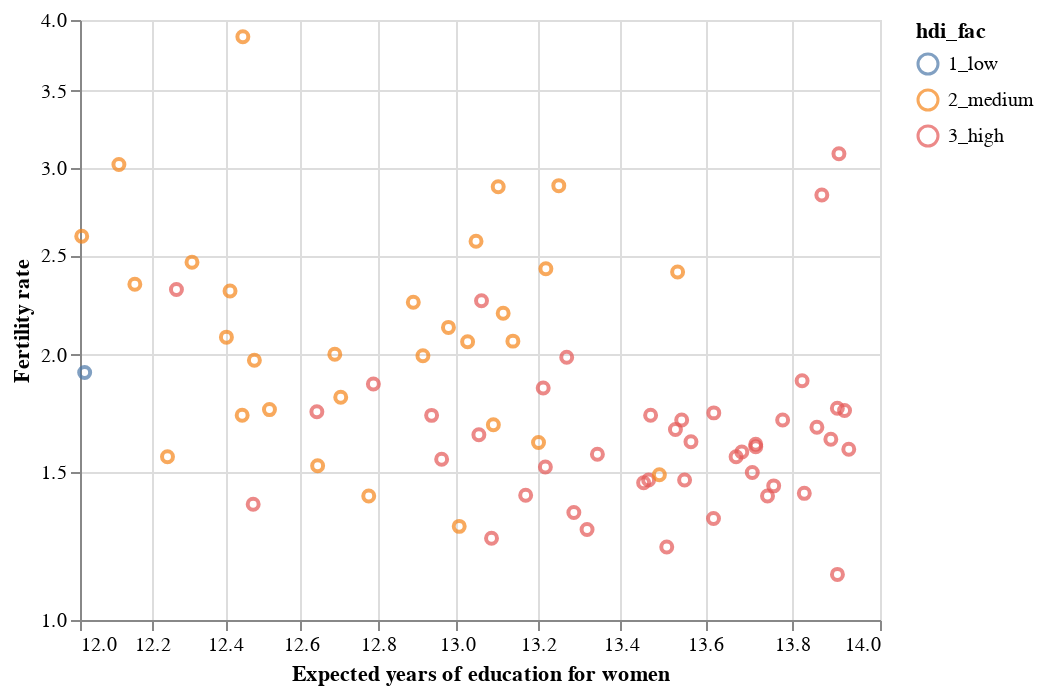

The code cell stored with this chart in its notebook:
### Markdown cell above
### Examining individual points

Often it can be helpful to graphically examine individual points. Especially so if you notice outliers. In this dataset there aren't any apparent outliers, but there are a few points that seem a little farther from the scatter than others, so we can practice on those.

Let's zoom in on the lower-right region of the scatterplot; the cell below applies an Altair filter transform to show only data for which expected education exceeds 12. 

Please be sure you've created `scatter_scaled` in Q0 (b) (ii) before running this cell.

### Code cell
# zoom in
scatter_highed = scatter_scaled.transform_filter(
    alt.FieldGTPredicate(field = 'educ_expected_yrs_f', gt = 12)
)

scatter_highed

### Figure 1 — Vega-Lite specification as saved in the notebook (floating-point values rounded to 4 significant figures; data arrays with more than 128 entries replaced by an {"elided": "..."} marker saying what was removed)
{"config": {"view": {"continuousWidth": 400, "continuousHeight": 300}}, "data": {"name": "data-b3c092442e4a4a8ffc723915aa716589"}, "mark": "point", "encoding": {"color": {"type": "nominal", "field": "hdi_fac"}, "x": {"type": "quantitative", "field": "educ_expected_yrs_f", "scale": {"exponent": 2.5, "type": "pow", "zero": false}, "title": "Expected years of education for women"}, "y": {"type": "quantitative", "field": "fertility_total", "scale": {"exponent": 0.3333, "type": "pow", "zero": false}, "title": "Fertility rate"}}, "transform": [{"filter": {"field": "educ_expected_yrs_f", "gt": 12}}], "$schema": "https://vega.github.io/schema/vega-lite/v4.0.2.json", "datasets": {"data-b3c092442e4a4a8ffc723915aa716589": {"elided": "139 records"}}}
